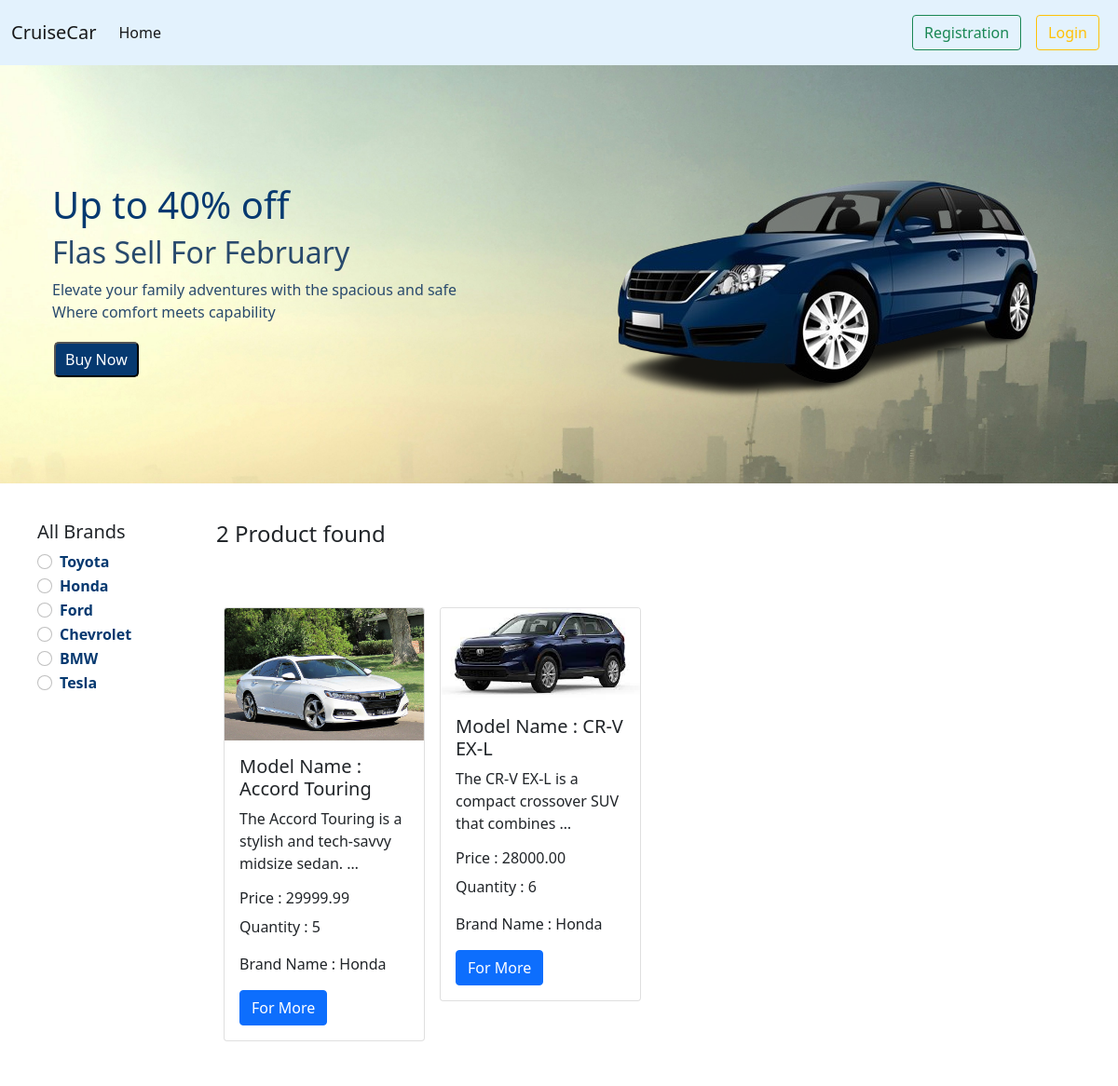
/brands/honda/, run on the app's committed database.
### brand/models.py (models this page shows)
class Brand(models.Model):
    name = models.CharField(max_length=100)
    slug = models.SlugField(max_length=100,unique=True, null=True, blank=True)
    def __str__(self):
        return self.name

### car/models.py (models this page shows, shortened)
class Car(models.Model):
    name = models.CharField(max_length=100)
    description = models.TextField()
    image = models.ImageField(upload_to='car/media/uploads/')
    price = models.DecimalField(max_digits=10, decimal_places=2)
    quantity = models.PositiveIntegerField(default=0)
    brand = models.ForeignKey(Brand, on_delete=models.CASCADE)

### CruiseCars/views.py (the view)
# urls.py: 2. Add a URL to urlpatterns:  path('', views.home, name='home')
def home(request, brand_slug = None):
    data=Car.objects.all()
    brands = Brand.objects.all()
    if brand_slug is not None:
        brand = Brand.objects.get(slug = brand_slug)
        data = Car.objects.filter(brand = brand)
    brands = Brand.objects.all()
    return render(request, 'home.html',{'data': data, 'brands': brands})

### templates/home.html
{% extends "base.html" %}
{% block content %}
{% load static %}
<div class="d-flex flex-wrap px-5 pt-3 align-items-center background">
    <div class="col-6 text-dark p-2 ">
        <h1 style="color: #063970;">Up to 40% off</h1>
        <h2 style="color: #294a6d;">Flas Sell For February</h2>
        <p style="color: #294a6d;">Elevate your family adventures with the spacious and safe <br> Where comfort meets
            capability</p>
        <button class=" button"><a href="#">Buy Now</a></button>
    </div>
    <div class="col-6">
        <img src="{% static 'car.png' %}" />
    </div>
</div>
<div class="d-flex flex-wrap p-4">
    <div class="col-2 bg-white p-3">
        <h5>All Brands</h5>
        {% for brand in brands %}
        <div class="form-check ">
            <input class="form-check-input" type="radio" name="Brand" id="{{brand.id}}" />
            <label class="form-check-label" for="{{brand.id}}">
                <a  style="text-decoration: none;;
                font-weight: bold;color: #063970;" href="{%url 'brand_slug_view' brand.slug %}">{{brand.name}}</a>
            </label>
        </div>
        {% endfor %}
    </div>
    <div class="col-10 p-3">
        <h4>{{ data | length }} Product found</h4>
        <div class="d-flex flex-wrap pt-5 h-100">
            {% for car in data %}
            <div class="col-sm-3 ">
                <div class="card m-2">
                    <img src="{{car.image.url}}" class="card-img-top" alt="...">
                    <div class="card-body">
                        <h5 class="card-title">Model Name : {{car.name}}</h5>
                        <p class="card-text">{{car.description|truncatewords:10}}</p>
                        <h6 class="card-text">Price : {{car.price}}</h6>
                        <p class="card-text">Quantity : {{car.quantity}}</p>
                        <p class="card-text">Brand Name : {{car.brand}}</p>
                        <a href="{% url 'detail_car_view' car.id %}" class="text-decoration-none text-white btn btn-primary">For More</a>
                      </div>
                </div>
            </div>
            {% endfor %}
        </div>
    </div>
</div>
{% endblock %}

### static/style.css (style rules this page uses)
.background { background-image: url('../static/background.jpg'); background-repeat: no-repeat; background-size: cover; }
.button { background-color: #063970; text-align: center; text-decoration: none; display: inline-block; font-size: 16px; margin: 4px 2px; padding: 5px 10px; border-radius: 5px; }
.button a { color: white; text-align: center; text-decoration: none; }

### data on the page
Brand: name "Toyota"
Brand: name "Honda"
Brand: name "Ford"
Brand: name "Chevrolet"
Brand: name "BMW"
Brand: name "Tesla"
Car: image (picture), name "Accord Touring", description "The Accord Touring is a stylish and tech-savvy midsize sedan. …", price "29999.99", quantity "5", brand "Honda"
Car: image (picture), name "CR-V EX-L", description "The CR-V EX-L is a compact crossover SUV that combines …", price "28000.00", quantity "6", brand "Honda"

### other printed values
{{ data | length }} "2"
